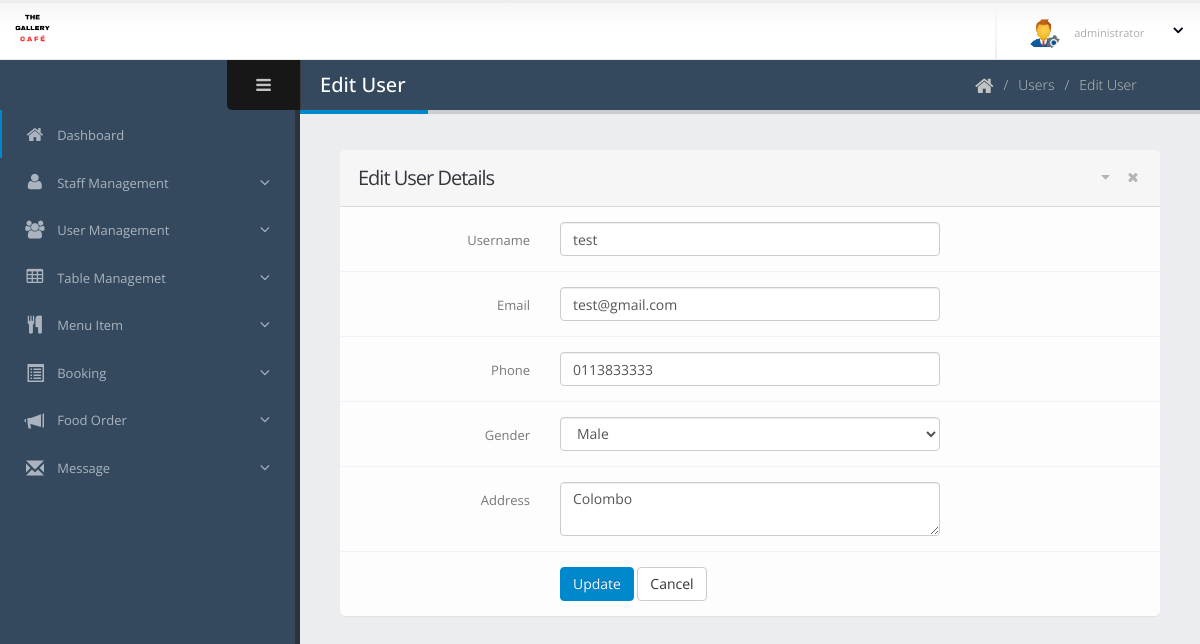
Page /dashboard/user-edit.php?id=24 (signed in) on the committed database.
### tables this page shows
CREATE TABLE `users` (
  `id` int(11) NOT NULL,
  `username` varchar(100) NOT NULL,
  `email` varchar(100) NOT NULL,
  `phone` varchar(15) NOT NULL,
  `address` text NOT NULL,
  `gender` enum('Male','Female') NOT NULL,
  `password` varchar(255) NOT NULL,
  `created_at` timestamp NOT NULL DEFAULT current_timestamp(),
  `status` int(11) DEFAULT NULL,
  `role` varchar(50) NOT NULL
);

### dashboard/user-edit.php (the view, shortened to what this page needs)
<?php
$con = connect();
if (isset($_GET['id'])) {
    $id = $_GET['id'];
    $sql = "SELECT * FROM `users` WHERE id = ?";
    $stmt = $con->prepare($sql);
    $stmt->bind_param('i', $id);
    $stmt->execute();
    $result = $stmt->get_result();
    $user = $result->fetch_assoc();
} else {
    echo '<script>window.location="user-list.php"</script>';
}
?>
<!doctype html>
<html class="fixed">
    <?php include 'main/header.php'; ?>
    <body>
        <section class="body">
            <?php include 'main/top-bar.php'; ?>
            <div class="inner-wrapper">
                <?php include 'main/left-bar.php'; ?>
                <section role="main" class="content-body">
                    <header class="page-header">
                        <h2>Edit User</h2>
                        <div class="right-wrapper pull-right">
                            <ol class="breadcrumbs">
                                <li>
                                    <a href="index.php">
                                        <i class="fa fa-home"></i>
                                    </a>
                                </li>
                                <li><span>Users</span></li>
                                <li><span>Edit User</span></li>
                            </ol>
                            <a class="sidebar-right-toggle" data-open="sidebar-right"></a>
                        </div>
                    </header>
                    <section class="panel">
                        <header class="panel-heading">
                            <div class="panel-actions">
                                <a href="#" class="fa fa-caret-down"></a>
                                <a href="#" class="fa fa-times"></a>
                            </div>
                            <h2 class="panel-title">Edit User Details</h2>
                        </header>
                        <div class="panel-body">
                            <form method="POST" class="form-horizontal form-bordered">
                                <div class="form-group">
                                    <label class="col-md-3 control-label" for="username">Username</label>
                                    <div class="col-md-6">
                                        <input type="text" class="form-control" name="username" value="<?php echo $user['username']; ?>" required>
                                    </div>
                                </div>
                                <div class="form-group">
                                    <label class="col-md-3 control-label" for="email">Email</label>
                                    <div class="col-md-6">
                                        <input type="email" class="form-control" name="email" value="<?php echo $user['email']; ?>" required>
                                    </div>
                                </div>
                                <div class="form-group">
                                    <label class="col-md-3 control-label" for="phone">Phone</label>
                                    <div class="col-md-6">
                                    <input type="tel" class="form-control" name="phone" value="<?php echo $user['phone']; ?>" maxlength="10" required pattern="\d{10}" title="Please enter a 10-digit phone number">
                                    </div>
                                </div>
                                <div class="form-group">
                                    <label class="col-md-3 control-label" for="gender">Gender</label>
                                    <div class="col-md-6">
                                        <select class="form-control" name="gender" required>
                                            <option value="Male" <?php if ($user['gender'] == 'Male') echo 'selected'; ?>>Male</option>
                                        </select>
                                    </div>
                                </div>
                                <div class="form-group">
                                    <label class="col-md-3 control-label" for="address">Address</label>
                                    <div class="col-md-6">
                                        <textarea class="form-control" name="address" required><?php echo $user['address']; ?></textarea>
                                    </div>
                                </div>
                                <div class="form-group">
                                    <div class="col-md-6 col-md-offset-3">
                                        <button type="submit" name="update" class="btn btn-primary">Update</button>
                                        <a href="user-list.php" class="btn btn-default">Cancel</a>
                                    </div>
                                </div>
                            </form>
                        </div>
                    </section>
                </section>
            </div>
        </section>
    </body>
</html>

### dashboard/assets/stylesheets/skins/default.css (style rules this page uses)
a, .btn-link { color: #0088cc; }
body .btn-primary { color: #ffffff; text-shadow: 0 -1px 0 rgba(0, 0, 0, 0.25); background-color: #0088cc; border-color: #0088cc; }
.page-header h2 { border-bottom-color: #0088cc; }

### rows in the picture
users: username "test", email "test@gmail.com", phone "0113833333", gender "Male", address "Colombo"
